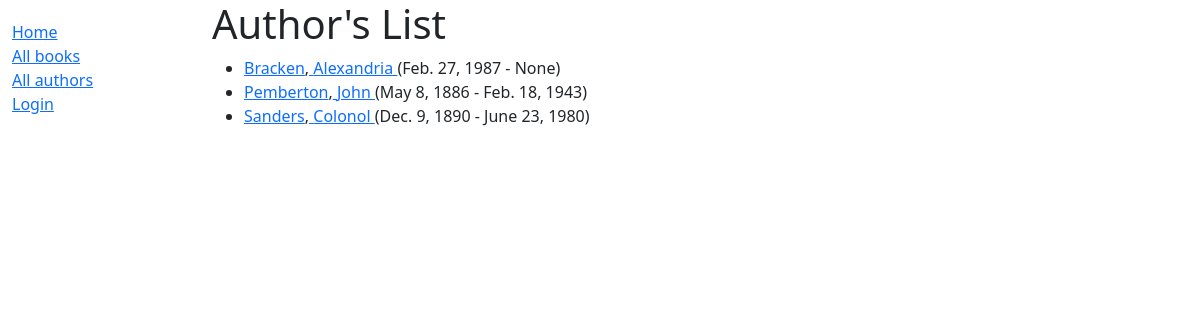
/catalog/author/, run on the app's committed database.
### catalog/models.py (models this page shows, shortened)
class Author(models.Model):
    first_name = models.CharField(max_length=100)
    last_name = models.CharField(max_length=100)
    date_of_birth = models.DateField(null=True, blank=True)
    date_of_death = models.DateField('Died', null=True, blank=True)
    class Meta:
        ordering = ['last_name', 'first_name']
    def get_absolute_url(self):
        return reverse('author-detail', args=[str(self.id)])

### catalog/views.py (the view)
# urls.py: path('author/', views.AuthorListView.as_view(), name='author'),
class AuthorListView(generic.ListView):
    model = Author
    paginate_by = 10

### catalog/templates/catalog/author_list.html
{% extends "base_generic.html" %}
{% block content %}
  <h1>Author's List</h1>
  {% if author_list %}
  <ul>
    {% for author in author_list %}
      <li>
          <a href="{{ author.get_absolute_url }}">{{ author.last_name }}</a>,<a href="{{ author.get_absolute_url }}">
          {{ author.first_name }} </a>({{ author.date_of_birth }} - {{ author.date_of_death }})
      </li>
    {% endfor %}
  </ul>
  {% else %}
    <p>There are no authors in the library.</p>
  {% endif %}
{% endblock %}

### templates/base_generic.html (shortened to what this page needs)
<!DOCTYPE html>
<html lang="en">
<head>
  <link href="https://cdn.jsdelivr.net/npm/bootstrap@5.1.3/dist/css/bootstrap.min.css" rel="stylesheet">
  {% load static %}
  <link rel="stylesheet" href="{% static 'css/styles.css' %}">
</head>
<body>
  <div class="container-fluid">
    <div class="row">
      <div class="col-sm-2">
      {% block sidebar %}
        <ul class="sidebar-nav">
          <li><a href="{% url 'index' %}">Home</a></li>
          <li><a href="{% url 'books' %}">All books</a></li>
          <li><a href="{% url 'author' %}">All authors</a></li>
        {% if user.is_authenticated %}
     <li>User: {{ user.get_username }}</li>
     <li><a href="{% url 'my-borrowed' %}">My Borrowed</a></li>
     <li><a href="{% url 'logout'%}?next={{request.path}}">Logout</a></li>
   {% else %}
     <li><a href="{% url 'login'%}?next={{request.path}}">Login</a></li>
   {% endif %}
        </ul>
     {% endblock %}
      </div>
      <div class="col-sm-10 ">{% block content %}{% endblock %}
      </div>
    </div>
  </div>
</body>
</html>

### catalog/static/css/styles.css (style rules this page uses)
.sidebar-nav { margin-top: 20px; padding: 0; list-style: none; }

### data on the page
Author: last_name "Bracken", first_name "Alexandria", date_of_birth "Feb. 27, 1987", date_of_death "None"
Author: last_name "Pemberton", first_name "John", date_of_birth "May 8, 1886", date_of_death "Feb. 18, 1943"
Author: last_name "Sanders", first_name "Colonol", date_of_birth "Dec. 9, 1890", date_of_death "June 23, 1980"
